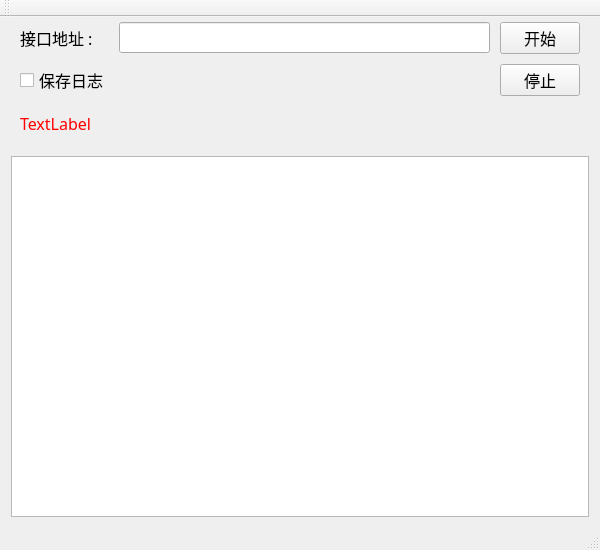
<?xml version="1.0" encoding="UTF-8"?>
<ui version="4.0">
 <class>MainWindow</class>
 <widget class="QMainWindow" name="MainWindow">
  <property name="geometry">
   <rect>
    <x>0</x>
    <y>0</y>
    <width>600</width>
    <height>550</height>
   </rect>
  </property>
  <property name="minimumSize">
   <size>
    <width>600</width>
    <height>550</height>
   </size>
  </property>
  <property name="windowTitle">
   <string>MainWindow</string>
  </property>
  <widget class="QWidget" name="centralWidget">
   <layout class="QVBoxLayout" name="verticalLayout" stretch="2,1,9">
    <property name="spacing">
     <number>0</number>
    </property>
    <property name="leftMargin">
     <number>0</number>
    </property>
    <property name="topMargin">
     <number>0</number>
    </property>
    <property name="rightMargin">
     <number>0</number>
    </property>
    <property name="bottomMargin">
     <number>0</number>
    </property>
    <item>
     <widget class="QWidget" name="widget" native="true">
      <property name="font">
       <font>
        <family>微软雅黑</family>
        <pointsize>12</pointsize>
       </font>
      </property>
      <layout class="QGridLayout" name="gridLayout">
       <property name="leftMargin">
        <number>20</number>
       </property>
       <property name="topMargin">
        <number>0</number>
       </property>
       <property name="rightMargin">
        <number>20</number>
       </property>
       <property name="bottomMargin">
        <number>0</number>
       </property>
       <property name="horizontalSpacing">
        <number>10</number>
       </property>
       <property name="verticalSpacing">
        <number>5</number>
       </property>
       <item row="0" column="0">
        <widget class="QLabel" name="label">
         <property name="font">
          <font>
           <family>微软雅黑</family>
           <pointsize>12</pointsize>
          </font>
         </property>
         <property name="text">
          <string>接口地址 :</string>
         </property>
        </widget>
       </item>
       <item row="0" column="1">
        <widget class="QLineEdit" name="urlLE">
         <property name="font">
          <font>
           <family>微软雅黑</family>
           <pointsize>12</pointsize>
          </font>
         </property>
        </widget>
       </item>
       <item row="0" column="2">
        <widget class="QPushButton" name="startBtn">
         <property name="font">
          <font>
           <family>微软雅黑</family>
           <pointsize>12</pointsize>
          </font>
         </property>
         <property name="text">
          <string>开始</string>
         </property>
        </widget>
       </item>
       <item row="1" column="0">
        <widget class="QCheckBox" name="logCB">
         <property name="font">
          <font>
           <family>微软雅黑</family>
           <pointsize>12</pointsize>
          </font>
         </property>
         <property name="text">
          <string>保存日志</string>
         </property>
        </widget>
       </item>
       <item row="1" column="1">
        <widget class="QLabel" name="label_2">
         <property name="font">
          <font>
           <family>微软雅黑</family>
           <pointsize>12</pointsize>
          </font>
         </property>
         <property name="text">
          <string/>
         </property>
        </widget>
       </item>
       <item row="1" column="2">
        <widget class="QPushButton" name="stopBtn">
         <property name="font">
          <font>
           <family>微软雅黑</family>
           <pointsize>12</pointsize>
          </font>
         </property>
         <property name="text">
          <string>停止</string>
         </property>
        </widget>
       </item>
      </layout>
     </widget>
    </item>
    <item>
     <widget class="QWidget" name="widget_3" native="true">
      <property name="font">
       <font>
        <family>微软雅黑</family>
        <pointsize>12</pointsize>
       </font>
      </property>
      <layout class="QHBoxLayout" name="horizontalLayout_2">
       <property name="spacing">
        <number>0</number>
       </property>
       <property name="leftMargin">
        <number>20</number>
       </property>
       <property name="topMargin">
        <number>0</number>
       </property>
       <property name="rightMargin">
        <number>20</number>
       </property>
       <property name="bottomMargin">
        <number>0</number>
       </property>
       <item>
        <widget class="QLabel" name="errLab">
         <property name="font">
          <font>
           <family>微软雅黑</family>
           <pointsize>12</pointsize>
          </font>
         </property>
         <property name="styleSheet">
          <string notr="true">color: rgb(255, 0, 0);</string>
         </property>
         <property name="text">
          <string>TextLabel</string>
         </property>
        </widget>
       </item>
      </layout>
     </widget>
    </item>
    <item>
     <widget class="QWidget" name="widget_2" native="true">
      <property name="font">
       <font>
        <family>微软雅黑</family>
        <pointsize>12</pointsize>
       </font>
      </property>
      <layout class="QHBoxLayout" name="horizontalLayout">
       <item>
        <widget class="QTextBrowser" name="logTB">
         <property name="font">
          <font>
           <family>微软雅黑</family>
           <pointsize>12</pointsize>
          </font>
         </property>
        </widget>
       </item>
      </layout>
     </widget>
    </item>
   </layout>
  </widget>
  <widget class="QMenuBar" name="menuBar">
   <property name="geometry">
    <rect>
     <x>0</x>
     <y>0</y>
     <width>600</width>
     <height>23</height>
    </rect>
   </property>
  </widget>
  <widget class="QToolBar" name="mainToolBar">
   <attribute name="toolBarArea">
    <enum>TopToolBarArea</enum>
   </attribute>
   <attribute name="toolBarBreak">
    <bool>false</bool>
   </attribute>
  </widget>
  <widget class="QStatusBar" name="statusBar"/>
 </widget>
 <layoutdefault spacing="6" margin="11"/>
 <resources/>
 <connections/>
</ui>
